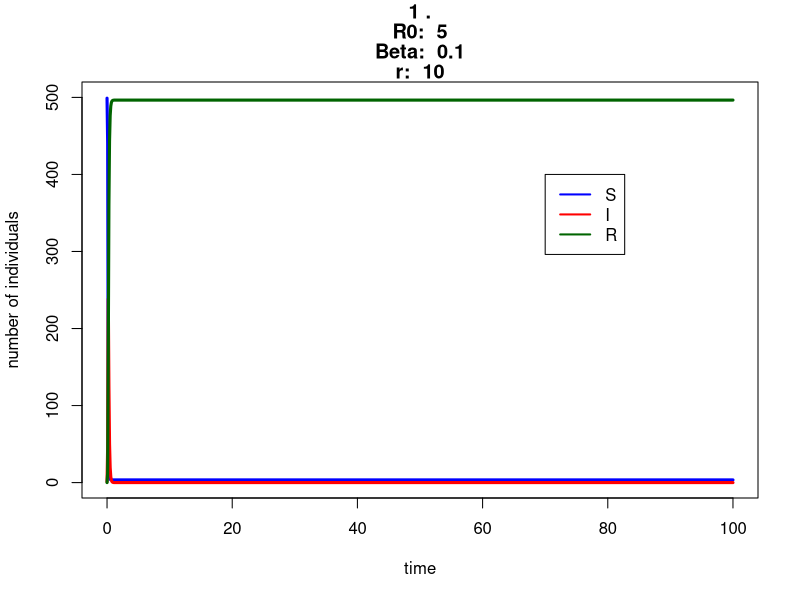
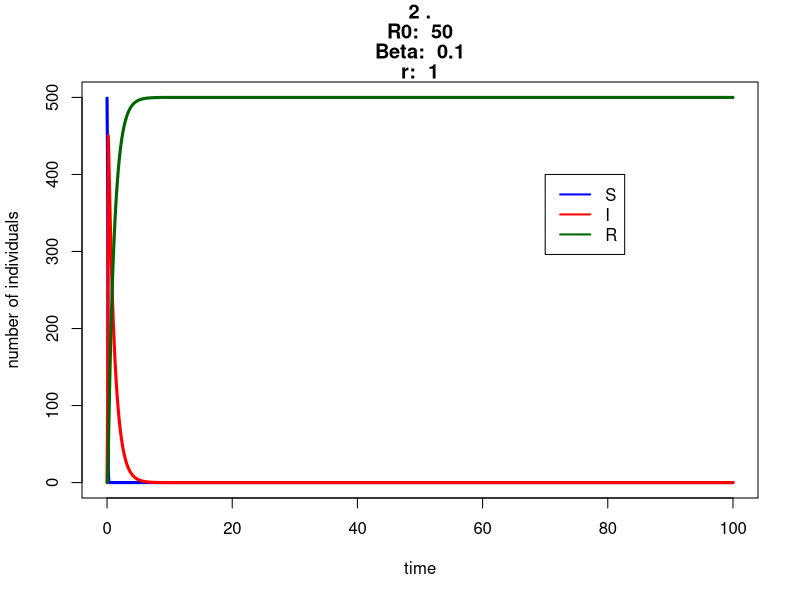
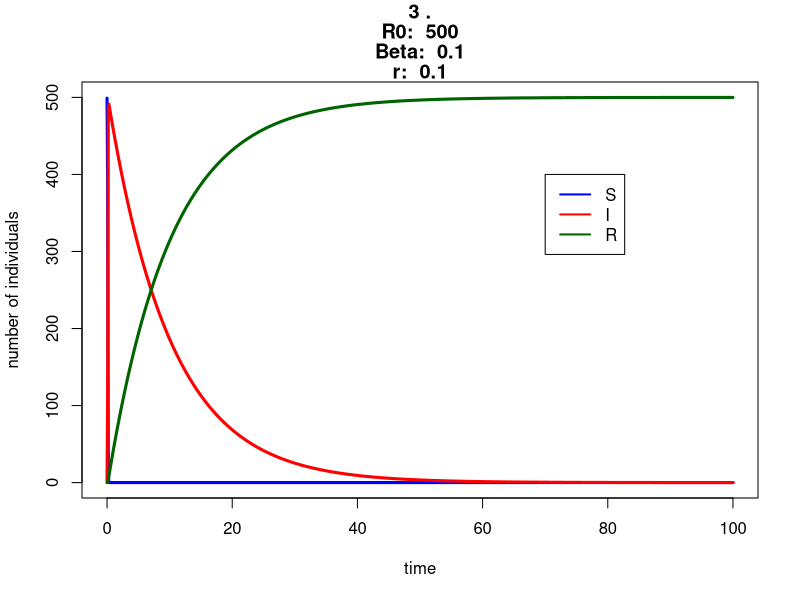
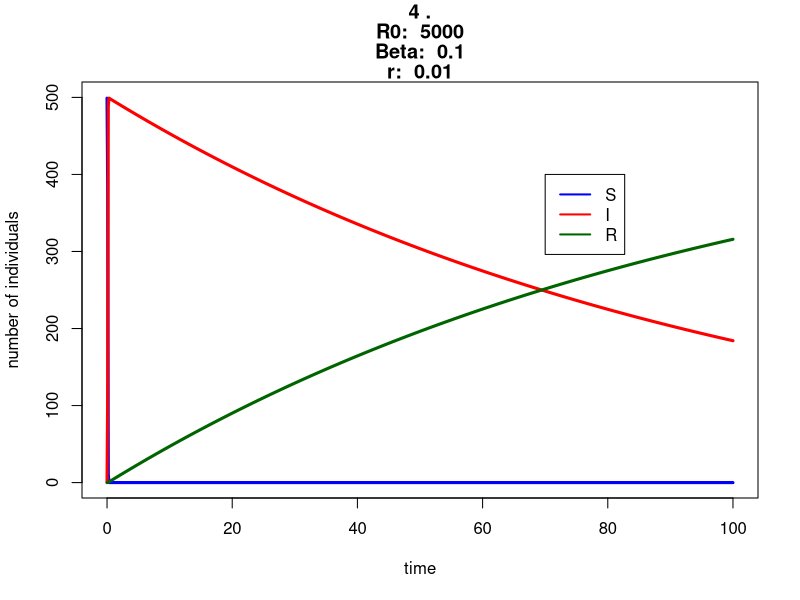
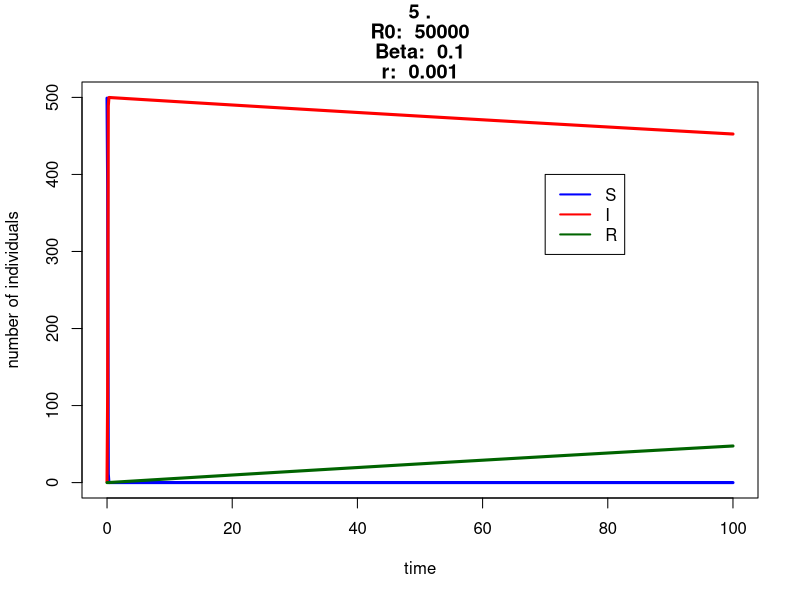
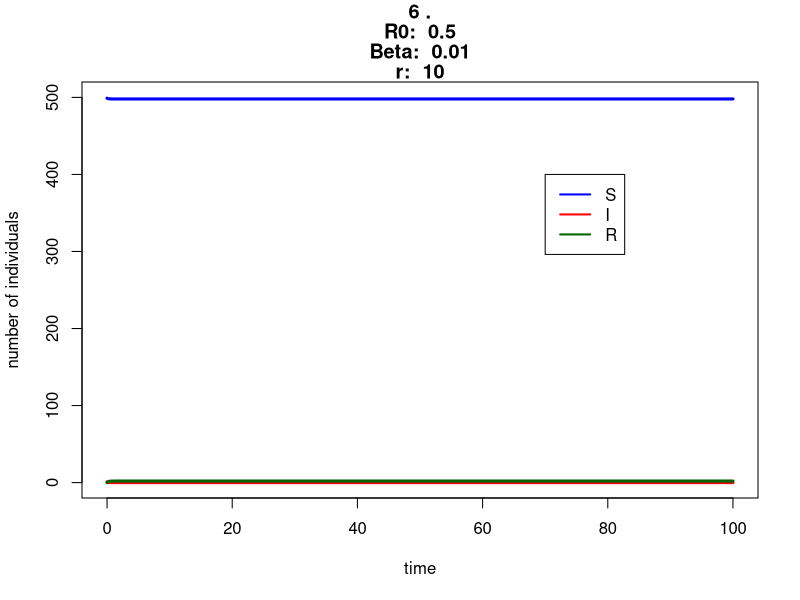
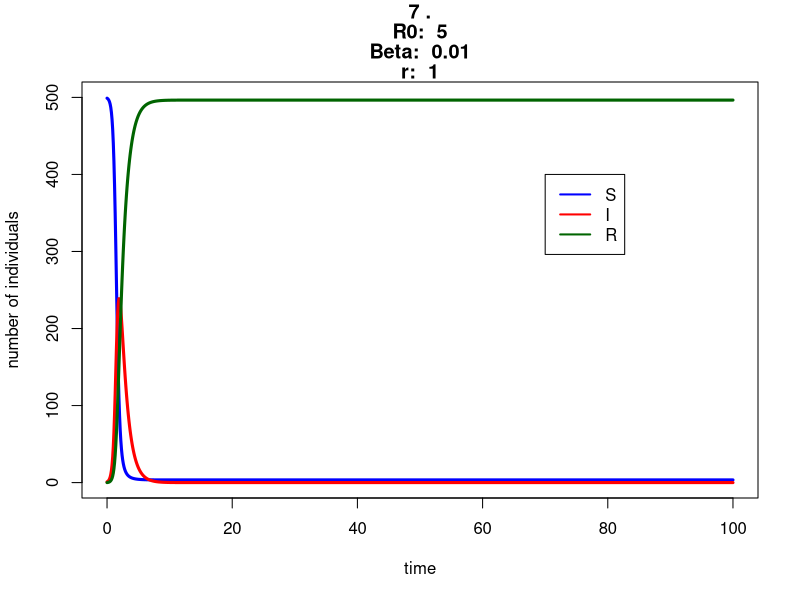
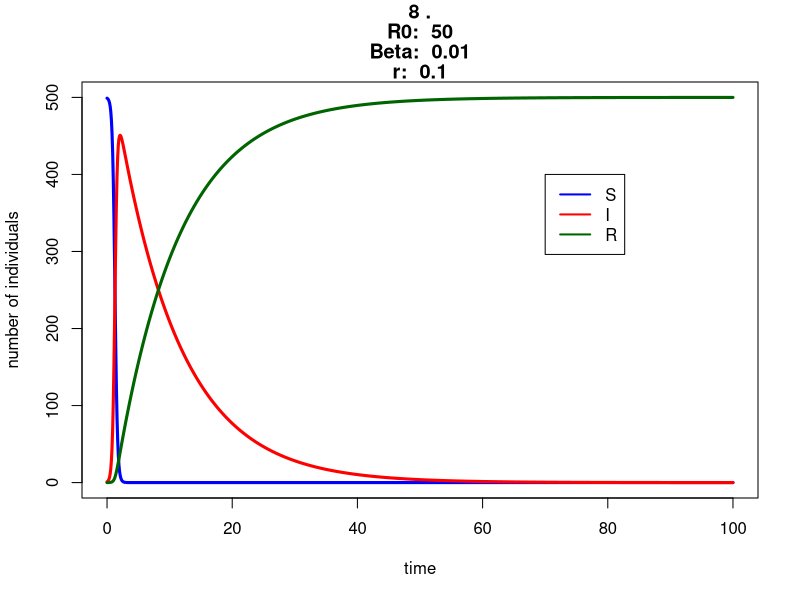

Generate these figures, in order, with R:
##########################################################
# Starting script to the module 'SIR models of epidemics'
##########################################################

# implements the basic SIR model, and plots simulation results

## Here you only need to know basic things:
##  #	To make comments
##  <-	Assigning a value to a symbol
##  c	To create a vector c(v1, v2, ..., vn)
##  e	is *10^
##  seq(a,b,c)	To create a sequence from a to b with intervals c


###################################
# FUNCTION DEFINITIONS
###################################

###
# SIR <- function(t, x, parms)
# Use: calculates the derivatives for the SIR model
# Input: 
#      t: time (not used here, because there is no explicit time dependence)
#      x: vector of the current values of all variables (S, I, R)
#      parms: vector of all parameter values
# Output:
#      der: vector of derivatives

# To use the lsoda function, the model function has to be a function of t (time),
# x (the vector of the variables) and parms (the parameters of the model).


SIR <- function(t, x, parms){
  
  # Beta and r are not global variables. This means that if you type beta in R, the output will be 'beta',
  # and not its value. You have to specify that you want to use the value of beta from 'parms' to solve the ODEs.
  # Similarly, the variables of the model are taken from the vector x. This is done by the 'with' function.
  
  with(as.list(c(parms,x)),{
    dS <- - beta*S*I
    dI <- + beta*S*I - r*I
    dR <- r*I         # Note: because S+I+R=constant, this equation could actually be omitted,
    # and R at any time point could simply be calculated as N-S-I.
    der <- c(dS, dI,dR)
    list(der)  # the output must be returned    
  }) # end of 'with'
  # print(maxi)
  
}  # end of function definition


###########################
# MAIN PROGRAM
###########################

### LOAD LIBRARIES
#load R library for ordinary differential equation solvers
library(deSolve)

#For loop to try different Beta and r values
index = 0
for(i in 1:5) {
  for(j in 1:5) {
    
    index = index + 1
    
    ### INITIALIZE PARAMETER SETTINGS
    
    parms <- c(beta=10^(-i), r=10^(-j+2))		# set the parameters of the model - per time unit!
    inits <- c(S=499, I=1, R=0)		# set the initial values
    dt    <- seq(0,100,0.1)			# set the time points for evaluation
    
    # Calculate and print R_0 on the screen
    N <- sum(inits)
    R_0 <- with(as.list(parms),{beta*N/r})
    
    
    
    ### SIMULATE THE MODEL
    
    ## Use lsoda to solve the differential equations numerically. The syntax should be
    ## lsoda(initial values, time points, function, parameters)
    
    
    
    simulation <- as.data.frame(lsoda(inits, dt, SIR, parms = parms)) # this way our set 'parms' will be used as default
    
    ### PLOT THE OUTPUT
    
    # If you remove the # before pdf(...) and dev.off(), the output will be written in a pdf file,
    # in the working directory. If you don't, a window containing your graph will just pop up.
    
    #pdf("startingscript.pdf")
    #par(cex=1.7)
    # Plot S according to time, in blue, and add the graph I and R according to time,
    # in red and dark green respectively. Call help(plot) for further details.
    
    attach(simulation) # this command allows you to refer to the columns of the data frame directly.
    
    plot(dt, S, type="l", col="blue", ylim=c(0,sum(inits)), main = c(paste(index, "."), paste("R0: ", R_0), paste("Beta: ", parms[1]), paste("r: ", parms[2])), xlab="time", ylab="number of individuals",lwd=3)
    lines(dt, I, type="l", col="red",lwd=3)
    lines(dt, R, type="l", col="darkgreen",lwd=3)
    
    #print(c(toString(5 * i + j), max(I)))
    
    print(paste("index: ", index))
    
    initI = unname( inits[2])
    if(initI < max(I))
    {
      print("Járvány")
    }
    else
    {
      print("Nem járvány")
    }
    
    print(paste("R_0 =",R_0),quote=FALSE)
    print(unname( inits[2]))
    print(max(I))
    print("==================================")
    
    # Add a legend to the graph
    legend(70,400, legend=c("S","I","R"), col=c("blue", "red", "darkgreen"), lty=1,lwd=2)
    #dev.off()
    
    detach(simulation) # clean up the search path
    
  }
}
